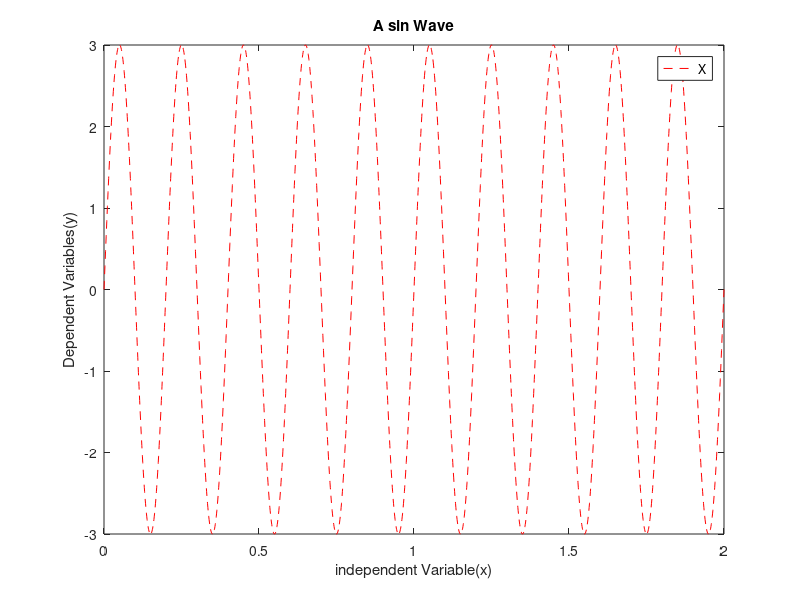

This figure's MATLAB source:
x=0:0.001 :2;
y = 3*sin(2 * pi*5*x);
figure(1);
plot(x,y,'r--');
title('A sin Wave');
legend('X');
xlabel('independent Variable(x)');
ylabel('Dependent Variables(y)');
